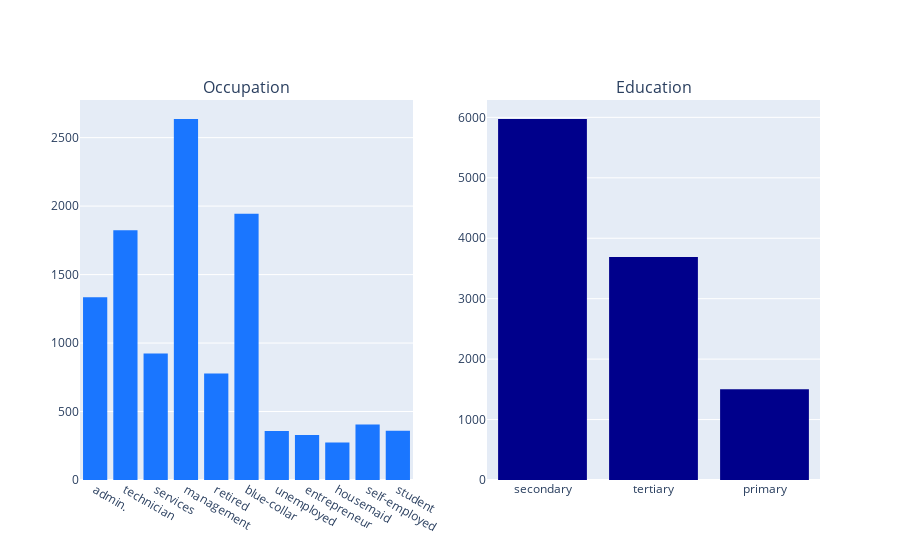

The code cell stored with this chart in its notebook:
### Code cell
df['job'] = df['job'].fillna(df['job'].mode()[0])
df['education'] = df['education'].fillna(df['education'].mode()[0])

subplots.make_subplots(rows=1, cols=2, subplot_titles=('Occupation', 'Education'))\
    .add_trace(go.Histogram(x=df['job'], marker_color='rgb(26, 118, 255)'), row=1, col=1)\
    .add_trace(go.Histogram(x=df['education'], marker_color='darkblue'), row=1, col=2)\
    .update_layout(showlegend=False)\
    .show()

### Figure 1 — Plotly figure (JSON) as saved in the notebook; plotly's stock layout.template omitted (floating-point values rounded to 4 significant figures; data arrays with more than 128 entries replaced by an {"elided": "..."} marker saying what was removed)
{"data": [{"marker": {"color": "rgb(26, 118, 255)"}, "type": "histogram", "x": {"elided": "11162 str values"}, "xaxis": "x", "yaxis": "y"}, {"marker": {"color": "darkblue"}, "type": "histogram", "x": {"elided": "11162 str values"}, "xaxis": "x2", "yaxis": "y2"}], "layout": {"annotations": [{"font": {"size": 16}, "showarrow": false, "text": "Occupation", "x": 0.225, "xanchor": "center", "xref": "paper", "y": 1, "yanchor": "bottom", "yref": "paper"}, {"font": {"size": 16}, "showarrow": false, "text": "Education", "x": 0.775, "xanchor": "center", "xref": "paper", "y": 1, "yanchor": "bottom", "yref": "paper"}], "showlegend": false, "xaxis": {"anchor": "y", "domain": [0, 0.45]}, "xaxis2": {"anchor": "y2", "domain": [0.55, 1]}, "yaxis": {"anchor": "x", "domain": [0, 1]}, "yaxis2": {"anchor": "x2", "domain": [0, 1]}}}
